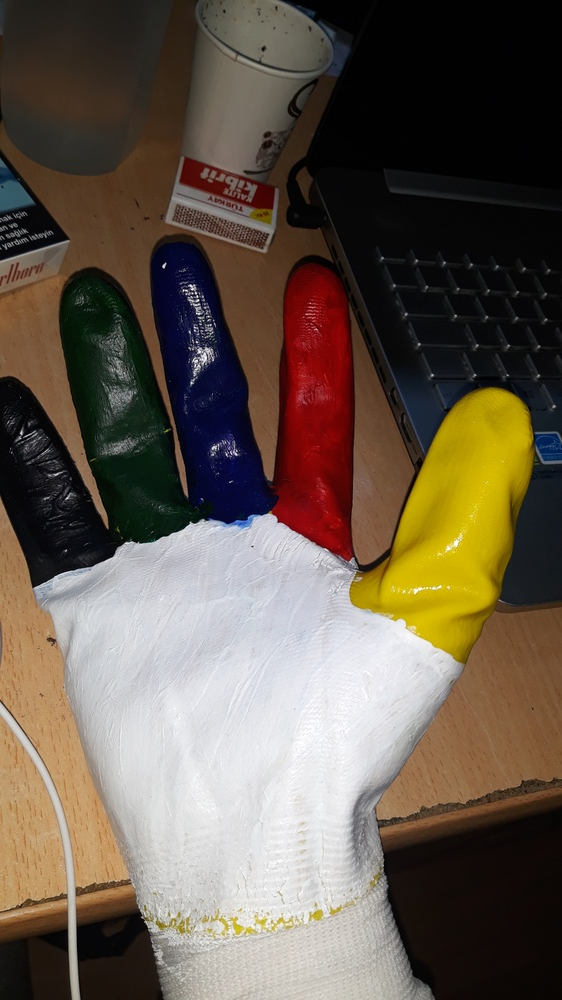
#> input picture pic_1.jpg, 562 x 1000 px, shrunk from 2322 x 4128 before the run, given in place of the camera
$ python color_detect.py
#> lines starting #> are read from the running program, lines starting #| are printed output that depends on the picture; after the words box and inside, x2 and y2 are one past the last pixel; in counts of white or black regions, pixels touching at a corner belong together
#!/usr/bin/env python
#-*- coding:utf-8 -*-

__author__ = "Ercan Sezdi"
__version__ = 0.2

import cv2
import numpy as np
import os


class signLang:
    def __init__(self):
        self.camera = cv2.VideoCapture(3)
        self.kernel = np.ones((6, 6), np.uint8)

        lower_red = np.array([161, 155, 84]) # ok
        upper_red = np.array([179, 255, 255]) # ok

        lower_green = np.array([25, 52, 72])
        upper_green = np.array([102, 255, 255])

        lower_blue = np.array([94, 80, 2])
        upper_blue = np.array([126, 255, 255])

        lower_yellow = np.array([22, 60, 200]) # ok
        upper_yellow = np.array([60, 255, 255]) # ok

        lower_black = np.array([0, 0, 0])
        upper_black = np.array([180, 150, 50])
        self.color_row = ["red","gre","blu","yel","bla"]
        self.colors = {"red": [lower_red, upper_red], "gre": [lower_green, upper_green],
                       "blu": [lower_blue, upper_blue], "yel": [lower_yellow, upper_yellow],
                       "bla": [lower_black, upper_black]}
        self.mkdir()
        self.loop()

    def mkdir(self):
        if not(os.path.exists("proc_pict")):
            os.mkdir("proc_pict")
        if not(os.path.exists("proc_pict/" + str(self.color_row[0]))):
            os.mkdir("proc_pict/" + str(self.color_row[0]))
        if not(os.path.exists("proc_pict/" + str(self.color_row[1]))):
            os.mkdir("proc_pict/" + str(self.color_row[1]))
        if not(os.path.exists("proc_pict/" + str(self.color_row[2]))):
            os.mkdir("proc_pict/" + str(self.color_row[2]))
        if not(os.path.exists("proc_pict/" + str(self.color_row[3]))):
            os.mkdir("proc_pict/" + str(self.color_row[3]))
        if not(os.path.exists("proc_pict/" + str(self.color_row[4]))):
            os.mkdir("proc_pict/" + str(self.color_row[4]))

    def loop(self):
        while True:
            self.ret, self.frame = self.camera.read()
#> self.frame is the input picture: shape (1000, 562, 3); mean B, G, R 76.7, 90, 102.4
            self.hsv = cv2.cvtColor(self.frame, cv2.COLOR_BGR2HSV)  # görüntüyü hsv formatına cevirdim
#> self.hsv: shape (1000, 562, 3); mean H, S, V 46.3, 88.9, 106
            self.renkFiltresi = cv2.inRange(self.hsv, self.colors[self.color_row[2]][0],self.colors[self.color_row[2]][1])  # hsv yi alt ve üst değerlere göre filtreledik
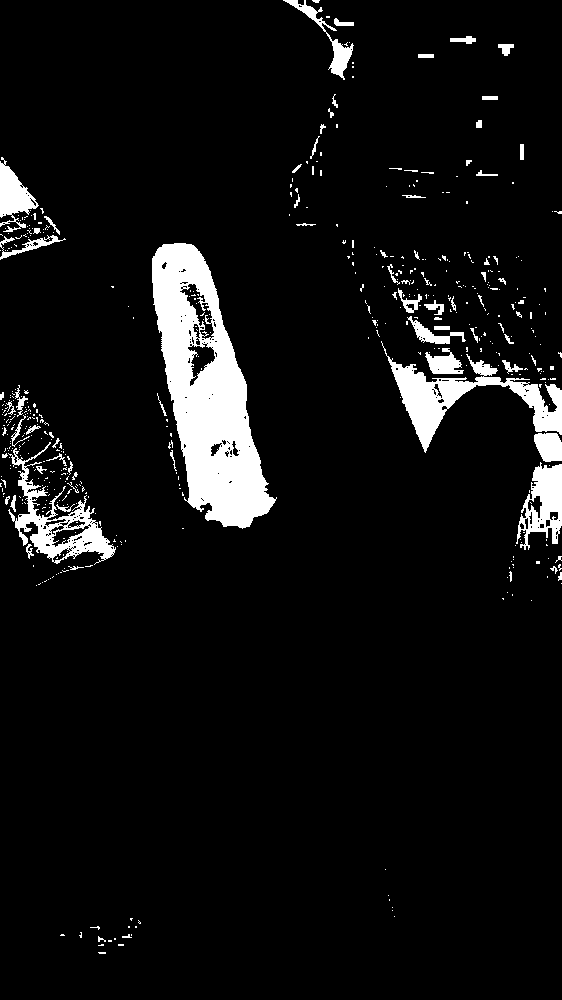
#> self.renkFiltresi: shape (1000, 562); 6.6% white; 514 white regions (439 under 20 px), largest, box (x1, y1, x2, y2) and area: (152, 243, 277, 529) 17757, (381, 341, 562, 453) 5088, (8, 442, 116, 565) 3372
            self.renkFiltresi = cv2.morphologyEx(self.renkFiltresi, cv2.MORPH_CLOSE, self.kernel)  # boşluk doldurma
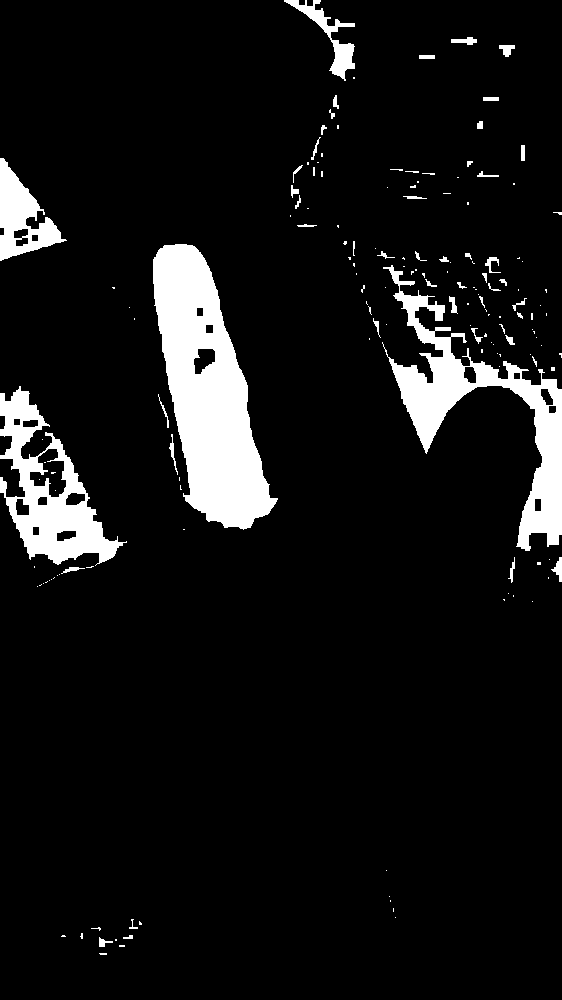
#> self.renkFiltresi: shape (1000, 562); 8.2% white; 160 white regions (110 under 20 px)
            self.res = cv2.bitwise_and(self.frame,self.frame,mask=self.renkFiltresi)
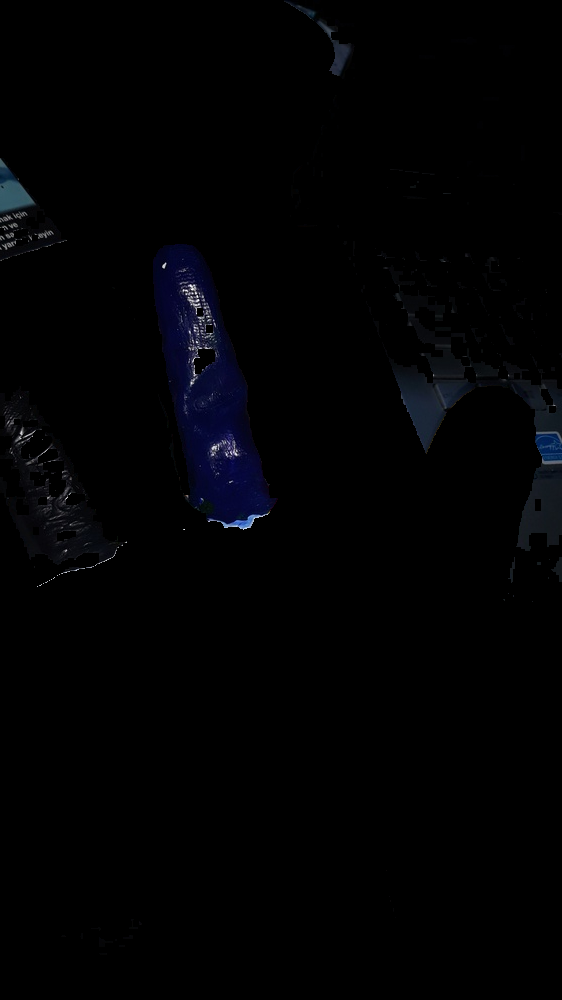
#> self.res: shape (1000, 562, 3); mean B, G, R 3.2, 1.7, 1.4
            self.result = self.frame.copy()
            cnts, hierarchy = cv2.findContours(self.renkFiltresi, cv2.RETR_TREE, cv2.CHAIN_APPROX_NONE)
#> cnts = 179 contours, 130 with area under 20; largest, box (x1, y1, x2, y2) and area: (153, 244, 278, 530) 19084, (382, 265, 562, 551) 11264, (0, 386, 127, 566) 9556, (0, 158, 67, 261) 3120, (284, 0, 355, 81) 1148

            max_genislik = 0
            max_uzunluk = 0
            max_index = -1

            for t in range(len(cnts)):
                cnt = cnts[t]
                x, y, w, h = cv2.boundingRect(cnt)
                if (w > max_genislik and h > max_uzunluk):
                    max_uzunluk = h
                    max_genislik = w
                    max_index = t
#> this loop made 179 passes
#> (x, y, w, h, max_uzunluk, max_genislik) on passes 1, 4, 43, 112: (99, 953, 8, 2, 2, 8), (99, 937, 14, 10, 10, 14), (0, 386, 127, 180, 180, 127), (382, 265, 180, 286, 286, 180)
#> (x, y, w, h) on passes 2, 5, 6, 7, 8, 9: (119, 945, 6, 2), (123, 935, 10, 4), (61, 935, 5, 2), (80, 933, 3, 6), (91, 927, 10, 4), (139, 921, 3, 4)
#> after the loop, max_genislik = 180; max_index = 111; max_uzunluk = 286
            if len(cnts) > 0:

                x, y, w, h = cv2.boundingRect(cnts[max_index])
                cv2.rectangle(self.result, (x, y), (x + w, y + h), (0, 255, 0), 2)
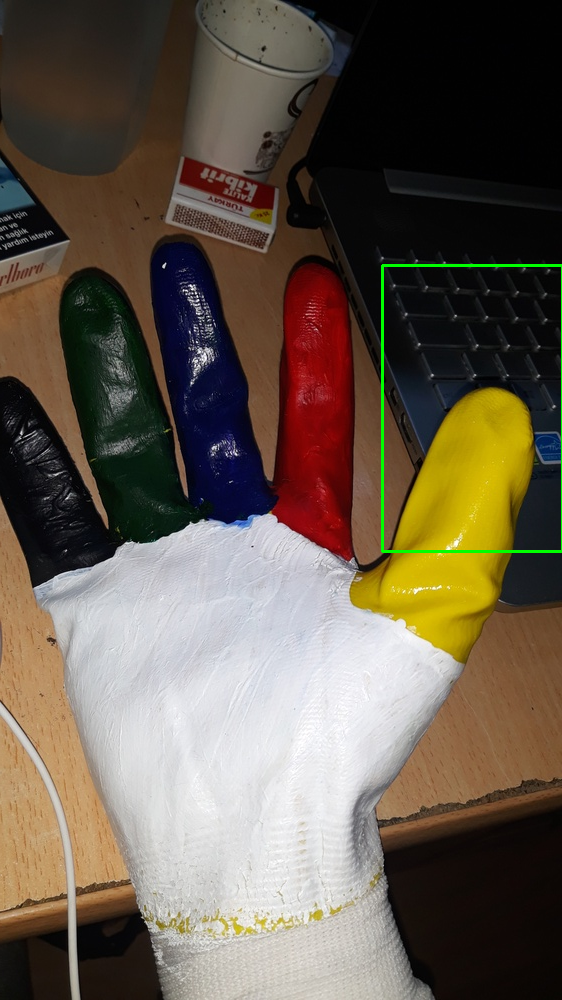
#> self.result: shape (1000, 562, 3); 0.39% of pixels changed, all inside (x1, y1, x2, y2) = (381, 264, 562, 553)
                self.hand_result = self.renkFiltresi[y:y + h, x:x + w]
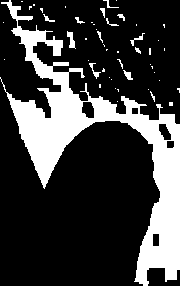
#> self.hand_result: shape (286, 180); 23.7% white; 50 white regions (36 under 20 px), largest, box (x1, y1, x2, y2) and area: (0, 0, 180, 286) 11592, (67, 31, 76, 49) 83, (89, 63, 101, 79) 54
                cv2.imshow("result", self.hand_result)
            cv2.putText(self.result, "Show " + str(self.color_row[3]), (50, 50), cv2.FONT_HERSHEY_SIMPLEX, 2, 255)
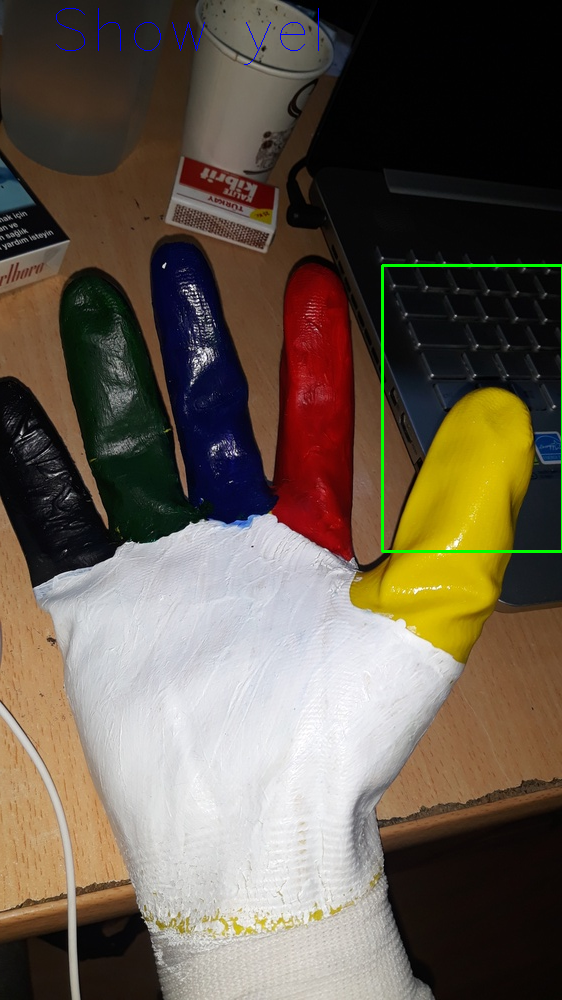
#> self.result: shape (1000, 562, 3); 0.1% of pixels changed, all inside (x1, y1, x2, y2) = (56, 8, 319, 65)
            cv2.imshow("orjinal image", self.result)


            if cv2.waitKey(1) & 0xFF == ord("q"):
#> (key q is pressed here)
                self.end()

    def end(self):
        self.camera.release()
        cv2.destroyAllWindows()
if __name__ == "__main__":
    run = signLang()
